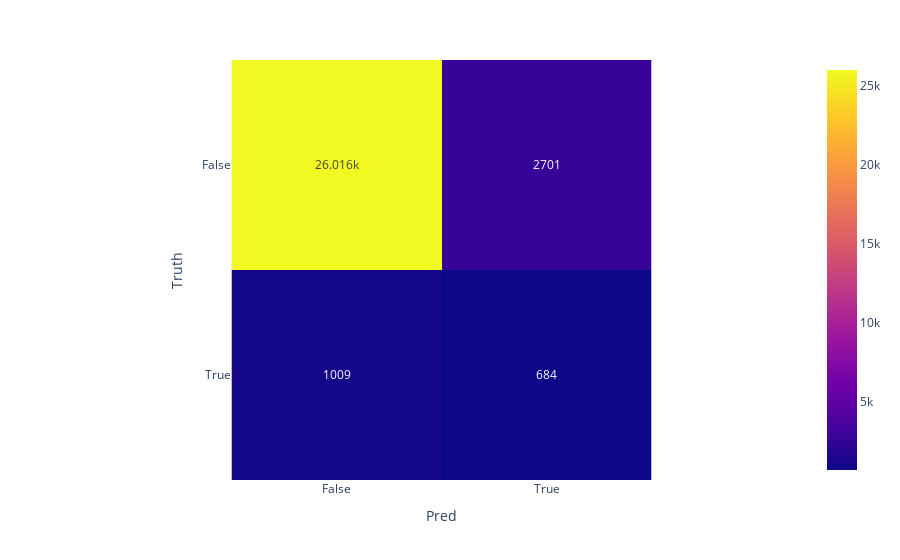

This figure's notebook cell:
### Code cell
import plotly.express as px

fig = px.imshow([[tn, fp], [fn, tp]], text_auto=True, labels=dict(y="Truth", x="Pred"),
                x=["False", "True"],
                y=["False", "True"]
               )
fig.show()

### Figure 1 — Plotly figure (JSON) as saved in the notebook; plotly's stock layout.template omitted (floating-point values rounded to 4 significant figures)
{"data": [{"coloraxis": "coloraxis", "hovertemplate": "Pred: %{x}<br>Truth: %{y}<br>color: %{z}<extra></extra>", "name": "0", "texttemplate": "%{z}", "type": "heatmap", "x": ["False", "True"], "xaxis": "x", "y": ["False", "True"], "yaxis": "y", "z": [[26016, 2701], [1009, 684]]}], "layout": {"coloraxis": {"colorscale": [[0, "#0d0887"], [0.1111, "#46039f"], [0.2222, "#7201a8"], [0.3333, "#9c179e"], [0.4444, "#bd3786"], [0.5556, "#d8576b"], [0.6667, "#ed7953"], [0.7778, "#fb9f3a"], [0.8889, "#fdca26"], [1, "#f0f921"]]}, "margin": {"t": 60}, "xaxis": {"anchor": "y", "constrain": "domain", "domain": [0, 1], "scaleanchor": "y", "title": {"text": "Pred"}}, "yaxis": {"anchor": "x", "autorange": "reversed", "constrain": "domain", "domain": [0, 1], "title": {"text": "Truth"}}}}
